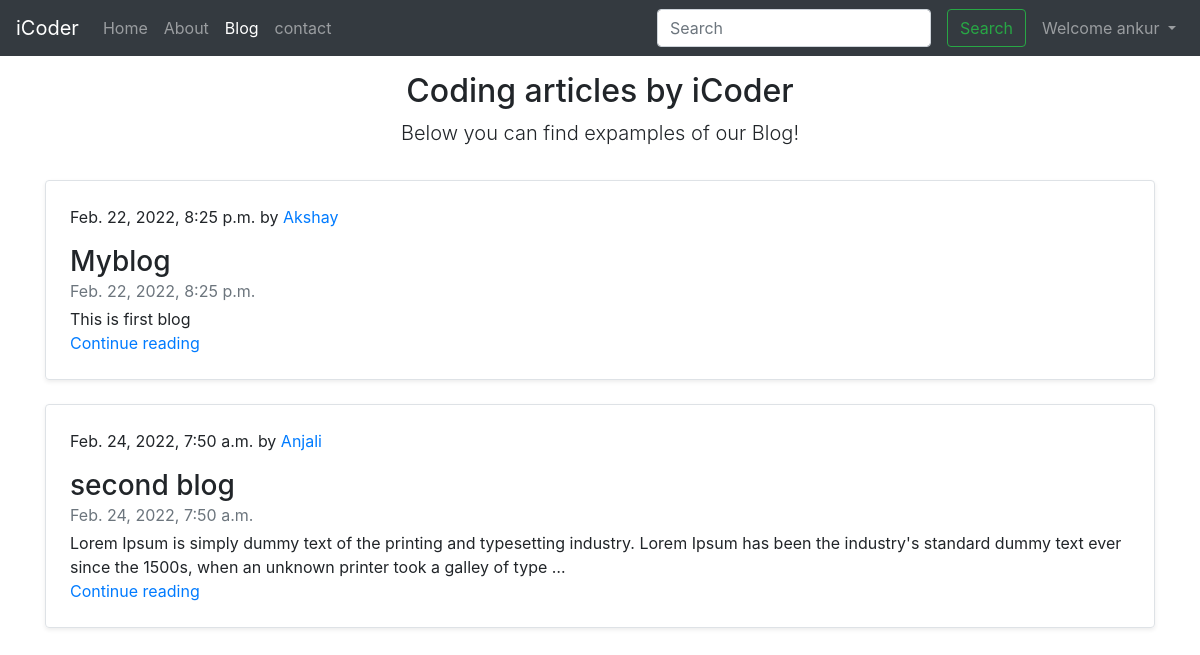
Page /blog/ (signed in) on the committed database.
### blog/models.py (models this page shows, shortened)
class BlogPost(models.Model):
    sno = models.AutoField(primary_key=True)
    title = models.CharField(max_length=50)
    author = models.CharField(max_length=20)
    content = models.TextField()
    timestamp = models.DateTimeField(auto_now_add=True, blank=True)

### blog/views.py (the view)
# urls.py: path("",views.home, name="Display all Blogs"),
def home(request):
    if request.method == 'GET':
        post = BlogPost.objects.all()
        post = {'allPosts': post}
    return render(request, 'blog/blogHome.html', post)

### templates/blog/blogHome.html (shortened to what this page needs)
{% extends 'base.html' %}
{% block blogactive %} active {% endblock blogactive %}
{% block body %}
<div class="container">
    <div class="py-3 text-center">
        <h2>Coding articles by iCoder</h2>
        <p class="lead"> Below you can find expamples of our Blog!</p>
    </div>
    {% for post in allPosts %}
    <div class="row no-gutters border rounded overflow-hidden flex-md-row mb-4 shadow-sm h-md-250 position-relative">
        <div class="col p-4 d-flex flex-column position-static">
            <p class="blog-post-meta">{{post.timestamp}} by <a href="#">{{post.author}}</a></p>
            <h3 class="mb-0">{{post.title}}</h3>
            <div class="mb-1 text-muted">{{post.timestamp}}</div>
            <p class="card-text mb-auto">{{post.content| truncatechars:200 }}</p>
            <a href="/blog/{{post.sno}}" class="stretched-link">Continue reading</a>
        </div>
    </div>
    {% endfor %}
</div>
{% endblock body %}

### templates/base.html (shortened to what this page needs)
<!doctype html>
<html lang="en">
<head>
    <link rel="stylesheet" href="https://cdn.jsdelivr.net/npm/bootstrap@4.6.0/dist/css/bootstrap.min.css"
>
</head>
<body>
    <nav class="navbar navbar-expand-lg navbar-dark bg-dark">
        <a class="navbar-brand" href="/">iCoder</a>
        <div class="collapse navbar-collapse" id="navbarSupportedContent">
            <ul class="navbar-nav mr-auto">
                <li class="nav-item {% block homeactive %}{% endblock homeactive %}">
                    <a class="nav-link" href="/">Home <span class="sr-only">(current)</span></a>
                </li>
                <li class="nav-item {% block aboutactive %}{% endblock aboutactive %}">
                    <a class="nav-link" href="/about">About</a>
                </li>
                <li class="nav-item {% block blogactive %}{% endblock blogactive %}">
                    <a class="nav-link" href="/blog">Blog</a>
                </li>
                <li class="nav-item {% block contactactive %}{% endblock contactactive %}">
                    <a class="nav-link" href="/contact">contact</a>
                </li>
            </ul>
            <div class="ml-auto form-inline">
            <form method='get' action='/search' class="form-inline my-2 my-lg-0">
                <input class="form-control mr-sm-2" type="search" placeholder="Search" aria-label="Search" name="search"
                id="search">
                <button class="btn btn-outline-success my-2 my-sm-0 mx-2" type="submit">Search</button>
            </form>
            {% if user.is_authenticated %}
            <ul class="navbar-nav ml-auto">
                <li class="nav-item dropdown">
                    <a class="nav-link dropdown-toggle" href="#" id="navbarDropdown" role="button" data-toggle="dropdown" aria-haspopup="true" aria-expanded="false">
                        Welcome {{request.user.first_name}}
                    </a>
                </li>
            </ul>
        {% endif %}
        </div>
    </div>
</nav>
    {% block body %}
    {% endblock body %}
</body>
</html>

### rows in the picture
BlogPost: timestamp "Feb. 22, 2022, 8:25 p.m.", author "Akshay", title "Myblog", content "This is first blog"
BlogPost: timestamp "Feb. 24, 2022, 7:50 a.m.", author "Anjali", title "second blog", content "Lorem Ipsum is simply dummy text of the printing and typesetting industry. Lorem Ipsum has been the industry's standard dummy text ever since the 1500s, when an unknown printer took a galley of type …"

### other values in the picture
{{ request.user.first_name }} "ankur"
